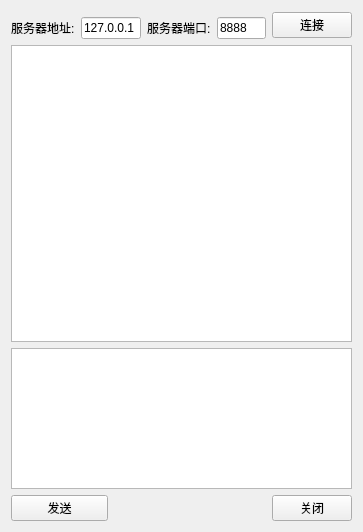
<?xml version="1.0" encoding="UTF-8"?>
<ui version="4.0">
 <class>ClientWidget</class>
 <widget class="QWidget" name="ClientWidget">
  <property name="geometry">
   <rect>
    <x>0</x>
    <y>0</y>
    <width>358</width>
    <height>532</height>
   </rect>
  </property>
  <property name="windowTitle">
   <string>Form</string>
  </property>
  <layout class="QGridLayout" name="gridLayout">
   <item row="0" column="5" rowspan="2">
    <widget class="QPushButton" name="buttonConnect">
     <property name="text">
      <string>连接</string>
     </property>
    </widget>
   </item>
   <item row="4" column="0" colspan="2">
    <widget class="QPushButton" name="buttonSend">
     <property name="text">
      <string>发送</string>
     </property>
    </widget>
   </item>
   <item row="1" column="4">
    <widget class="QLineEdit" name="lineEditPort">
     <property name="minimumSize">
      <size>
       <width>49</width>
       <height>0</height>
      </size>
     </property>
     <property name="maximumSize">
      <size>
       <width>50</width>
       <height>16777215</height>
      </size>
     </property>
     <property name="text">
      <string>8888</string>
     </property>
    </widget>
   </item>
   <item row="4" column="5">
    <widget class="QPushButton" name="buttonClose">
     <property name="text">
      <string>关闭</string>
     </property>
    </widget>
   </item>
   <item row="1" column="1" colspan="2">
    <widget class="QLineEdit" name="lineEditIP">
     <property name="minimumSize">
      <size>
       <width>60</width>
       <height>0</height>
      </size>
     </property>
     <property name="maximumSize">
      <size>
       <width>70</width>
       <height>16777215</height>
      </size>
     </property>
     <property name="text">
      <string>127.0.0.1</string>
     </property>
    </widget>
   </item>
   <item row="1" column="0">
    <widget class="QLabel" name="label_2">
     <property name="text">
      <string>服务器地址:</string>
     </property>
    </widget>
   </item>
   <item row="2" column="0" colspan="6">
    <widget class="QTextBrowser" name="textBrowserRead">
     <property name="font">
      <font>
       <pointsize>14</pointsize>
      </font>
     </property>
     <property name="html">
      <string>&lt;!DOCTYPE HTML PUBLIC &quot;-//W3C//DTD HTML 4.0//EN&quot; &quot;http://www.w3.org/TR/REC-html40/strict.dtd&quot;&gt;
&lt;html&gt;&lt;head&gt;&lt;meta name=&quot;qrichtext&quot; content=&quot;1&quot; /&gt;&lt;style type=&quot;text/css&quot;&gt;
p, li { white-space: pre-wrap; }
&lt;/style&gt;&lt;/head&gt;&lt;body style=&quot; font-family:'SimSun'; font-size:14pt; font-weight:400; font-style:normal;&quot;&gt;
&lt;p style=&quot;-qt-paragraph-type:empty; margin-top:0px; margin-bottom:0px; margin-left:0px; margin-right:0px; -qt-block-indent:0; text-indent:0px;&quot;&gt;&lt;br /&gt;&lt;/p&gt;&lt;/body&gt;&lt;/html&gt;</string>
     </property>
    </widget>
   </item>
   <item row="1" column="3">
    <widget class="QLabel" name="label">
     <property name="text">
      <string>服务器端口:</string>
     </property>
    </widget>
   </item>
   <item row="3" column="0" colspan="6">
    <widget class="myTextEdit" name="textBrowserWrite">
     <property name="minimumSize">
      <size>
       <width>0</width>
       <height>0</height>
      </size>
     </property>
     <property name="maximumSize">
      <size>
       <width>16777215</width>
       <height>141</height>
      </size>
     </property>
     <property name="sizeIncrement">
      <size>
       <width>0</width>
       <height>0</height>
      </size>
     </property>
     <property name="font">
      <font>
       <pointsize>17</pointsize>
      </font>
     </property>
     <property name="readOnly">
      <bool>false</bool>
     </property>
    </widget>
   </item>
  </layout>
 </widget>
 <customwidgets>
  <customwidget>
   <class>myTextEdit</class>
   <extends>QTextBrowser</extends>
   <header location="global">mytextedit.h</header>
  </customwidget>
 </customwidgets>
 <resources/>
 <connections/>
</ui>
